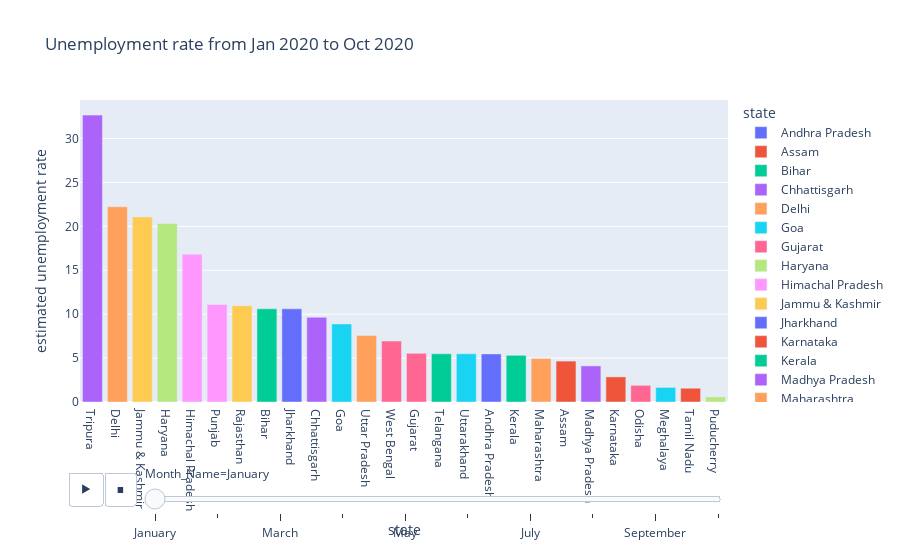

Notebook code cell kept with this figure:
### Code cell
#UnEmployment rate from jan to oct
fig = px.bar(df,x='state',y='estimated unemployment rate',animation_frame='Month_Name',color = 'state',
             title='Unemployment rate from Jan 2020 to Oct 2020')
fig.update_layout(xaxis = {'categoryorder':'total descending'})
fig.show()

### Figure 1 — Plotly figure (JSON) as saved in the notebook; plotly's stock layout.template omitted (floating-point values rounded to 4 significant figures)
{"data": [{"alignmentgroup": "True", "hovertemplate": "state=%{x}<br>Month_Name=January<br>estimated unemployment rate=%{y}<extra></extra>", "legendgroup": "Andhra Pradesh", "marker": {"color": "#636efa", "pattern": {"shape": ""}}, "name": "Andhra Pradesh", "offsetgroup": "Andhra Pradesh", "orientation": "v", "showlegend": true, "textposition": "auto", "type": "bar", "x": ["Andhra Pradesh"], "xaxis": "x", "y": [5.48], "yaxis": "y"}, {"alignmentgroup": "True", "hovertemplate": "state=%{x}<br>Month_Name=January<br>estimated unemployment rate=%{y}<extra></extra>", "legendgroup": "Assam", "marker": {"color": "#EF553B", "pattern": {"shape": ""}}, "name": "Assam", "offsetgroup": "Assam", "orientation": "v", "showlegend": true, "textposition": "auto", "type": "bar", "x": ["Assam"], "xaxis": "x", "y": [4.66], "yaxis": "y"}, {"alignmentgroup": "True", "hovertemplate": "state=%{x}<br>Month_Name=January<br>estimated unemployment rate=%{y}<extra></extra>", "legendgroup": "Bihar", "marker": {"color": "#00cc96", "pattern": {"shape": ""}}, "name": "Bihar", "offsetgroup": "Bihar", "orientation": "v", "showlegend": true, "textposition": "auto", "type": "bar", "x": ["Bihar"], "xaxis": "x", "y": [10.61], "yaxis": "y"}, {"alignmentgroup": "True", "hovertemplate": "state=%{x}<br>Month_Name=January<br>estimated unemployment rate=%{y}<extra></extra>", "legendgroup": "Chhattisgarh", "marker": {"color": "#ab63fa", "pattern": {"shape": ""}}, "name": "Chhattisgarh", "offsetgroup": "Chhattisgarh", "orientation": "v", "showlegend": true, "textposition": "auto", "type": "bar", "x": ["Chhattisgarh"], "xaxis": "x", "y": [9.65], "yaxis": "y"}, {"alignmentgroup": "True", "hovertemplate": "state=%{x}<br>Month_Name=January<br>estimated unemployment rate=%{y}<extra></extra>", "legendgroup": "Delhi", "marker": {"color": "#FFA15A", "pattern": {"shape": ""}}, "name": "Delhi", "offsetgroup": "Delhi", "orientation": "v", "showlegend": true, "textposition": "auto", "type": "bar", "x": ["Delhi"], "xaxis": "x", "y": [22.23], "yaxis": "y"}, {"alignmentgroup": "True", "hovertemplate": "state=%{x}<br>Month_Name=January<br>estimated unemployment rate=%{y}<extra></extra>", "legendgroup": "Goa", "marker": {"color": "#19d3f3", "pattern": {"shape": ""}}, "name": "Goa", "offsetgroup": "Goa", "orientation": "v", "showlegend": true, "textposition": "auto", "type": "bar", "x": ["Goa"], "xaxis": "x", "y": [8.89], "yaxis": "y"}, {"alignmentgroup": "True", "hovertemplate": "state=%{x}<br>Month_Name=January<br>estimated unemployment rate=%{y}<extra></extra>", "legendgroup": "Gujarat", "marker": {"color": "#FF6692", "pattern": {"shape": ""}}, "name": "Gujarat", "offsetgroup": "Gujarat", "orientation": "v", "showlegend": true, "textposition": "auto", "type": "bar", "x": ["Gujarat"], "xaxis": "x", "y": [5.54], "yaxis": "y"}, {"alignmentgroup": "True", "hovertemplate": "state=%{x}<br>Month_Name=January<br>estimated unemployment rate=%{y}<extra></extra>", "legendgroup": "Haryana", "marker": {"color": "#B6E880", "pattern": {"shape": ""}}, "name": "Haryana", "offsetgroup": "Haryana", "orientation": "v", "showlegend": true, "textposition": "auto", "type": "bar", "x": ["Haryana"], "xaxis": "x", "y": [20.34], "yaxis": "y"}, {"alignmentgroup": "True", "hovertemplate": "state=%{x}<br>Month_Name=January<br>estimated unemployment rate=%{y}<extra></extra>", "legendgroup": "Himachal Pradesh", "marker": {"color": "#FF97FF", "pattern": {"shape": ""}}, "name": "Himachal Pradesh", "offsetgroup": "Himachal Pradesh", "orientation": "v", "showlegend": true, "textposition": "auto", "type": "bar", "x": ["Himachal Pradesh"], "xaxis": "x", "y": [16.83], "yaxis": "y"}, {"alignmentgroup": "True", "hovertemplate": "state=%{x}<br>Month_Name=January<br>estimated unemployment rate=%{y}<extra></extra>", "legendgroup": "Jammu & Kashmir", "marker": {"color": "#FECB52", "pattern": {"shape": ""}}, "name": "Jammu & Kashmir", "offsetgroup": "Jammu & Kashmir", "orientation": "v", "showlegend": true, "textposition": "auto", "type": "bar", "x": ["Jammu & Kashmir"], "xaxis": "x", "y": [21.08], "yaxis": "y"}, {"alignmentgroup": "True", "hovertemplate": "state=%{x}<br>Month_Name=January<br>estimated unemployment rate=%{y}<extra></extra>", "legendgroup": "Jharkhand", "marker": {"color": "#636efa", "pattern": {"shape": ""}}, "name": "Jharkhand", "offsetgroup": "Jharkhand", "orientation": "v", "showlegend": true, "textposition": "auto", "type": "bar", "x": ["Jharkhand"], "xaxis": "x", "y": [10.61], "yaxis": "y"}, {"alignmentgroup": "True", "hovertemplate": "state=%{x}<br>Month_Name=January<br>estimated unemployment rate=%{y}<extra></extra>", "legendgroup": "Karnataka", "marker": {"color": "#EF553B", "pattern": {"shape": ""}}, "name": "Karnataka", "offsetgroup": "Karnataka", "orientation": "v", "showlegend": true, "textposition": "auto", "type": "bar", "x": ["Karnataka"], "xaxis": "x", "y": [2.86], "yaxis": "y"}, {"alignmentgroup": "True", "hovertemplate": "state=%{x}<br>Month_Name=January<br>estimated unemployment rate=%{y}<extra></extra>", "legendgroup": "Kerala", "marker": {"color": "#00cc96", "pattern": {"shape": ""}}, "name": "Kerala", "offsetgroup": "Kerala", "orientation": "v", "showlegend": true, "textposition": "auto", "type": "bar", "x": ["Kerala"], "xaxis": "x", "y": [5.31], "yaxis": "y"}, {"alignmentgroup": "True", "hovertemplate": "state=%{x}<br>Month_Name=January<br>estimated unemployment rate=%{y}<extra></extra>", "legendgroup": "Madhya Pradesh", "marker": {"color": "#ab63fa", "pattern": {"shape": ""}}, "name": "Madhya Pradesh", "offsetgroup": "Madhya Pradesh", "orientation": "v", "showlegend": true, "textposition": "auto", "type": "bar", "x": ["Madhya Pradesh"], "xaxis": "x", "y": [4.11], "yaxis": "y"}, {"alignmentgroup": "True", "hovertemplate": "state=%{x}<br>Month_Name=January<br>estimated unemployment rate=%{y}<extra></extra>", "legendgroup": "Maharashtra", "marker": {"color": "#FFA15A", "pattern": {"shape": ""}}, "name": "Maharashtra", "offsetgroup": "Maharashtra", "orientation": "v", "showlegend": true, "textposition": "auto", "type": "bar", "x": ["Maharashtra"], "xaxis": "x", "y": [4.95], "yaxis": "y"}, {"alignmentgroup": "True", "hovertemplate": "state=%{x}<br>Month_Name=January<br>estimated unemployment rate=%{y}<extra></extra>", "legendgroup": "Meghalaya", "marker": {"color": "#19d3f3", "pattern": {"shape": ""}}, "name": "Meghalaya", "offsetgroup": "Meghalaya", "orientation": "v", "showlegend": true, "textposition": "auto", "type": "bar", "x": ["Meghalaya"], "xaxis": "x", "y": [1.66], "yaxis": "y"}, {"alignmentgroup": "True", "hovertemplate": "state=%{x}<br>Month_Name=January<br>estimated unemployment rate=%{y}<extra></extra>", "legendgroup": "Odisha", "marker": {"color": "#FF6692", "pattern": {"shape": ""}}, "name": "Odisha", "offsetgroup": "Odisha", "orientation": "v", "showlegend": true, "textposition": "auto", "type": "bar", "x": ["Odisha"], "xaxis": "x", "y": [1.9], "yaxis": "y"}, {"alignmentgroup": "True", "hovertemplate": "state=%{x}<br>Month_Name=January<br>estimated unemployment rate=%{y}<extra></extra>", "legendgroup": "Puducherry", "marker": {"color": "#B6E880", "pattern": {"shape": ""}}, "name": "Puducherry", "offsetgroup": "Puducherry", "orientation": "v", "showlegend": true, "textposition": "auto", "type": "bar", "x": ["Puducherry"], "xaxis": "x", "y": [0.58], "yaxis": "y"}, {"alignmentgroup": "True", "hovertemplate": "state=%{x}<br>Month_Name=January<br>estimated unemployment rate=%{y}<extra></extra>", "legendgroup": "Punjab", "marker": {"color": "#FF97FF", "pattern": {"shape": ""}}, "name": "Punjab", "offsetgroup": "Punjab", "orientation": "v", "showlegend": true, "textposition": "auto", "type": "bar", "x": ["Punjab"], "xaxis": "x", "y": [11.11], "yaxis": "y"}, {"alignmentgroup": "True", "hovertemplate": "state=%{x}<br>Month_Name=January<br>estimated unemployment rate=%{y}<extra></extra>", "legendgroup": "Rajasthan", "marker": {"color": "#FECB52", "pattern": {"shape": ""}}, "name": "Rajasthan", "offsetgroup": "Rajasthan", "orientation": "v", "showlegend": true, "textposition": "auto", "type": "bar", "x": ["Rajasthan"], "xaxis": "x", "y": [10.97], "yaxis": "y"}, {"alignmentgroup": "True", "hovertemplate": "state=%{x}<br>Month_Name=January<br>estimated unemployment rate=%{y}<extra></extra>", "legendgroup": "Tamil Nadu", "marker": {"color": "#EF553B", "pattern": {"shape": ""}}, "name": "Tamil Nadu", "offsetgroup": "Tamil Nadu", "orientation": "v", "showlegend": true, "textposition": "auto", "type": "bar", "x": ["Tamil Nadu"], "xaxis": "x", "y": [1.57], "yaxis": "y"}, {"alignmentgroup": "True", "hovertemplate": "state=%{x}<br>Month_Name=January<br>estimated unemployment rate=%{y}<extra></extra>", "legendgroup": "Telangana", "marker": {"color": "#00cc96", "pattern": {"shape": ""}}, "name": "Telangana", "offsetgroup": "Telangana", "orientation": "v", "showlegend": true, "textposition": "auto", "type": "bar", "x": ["Telangana"], "xaxis": "x", "y": [5.49], "yaxis": "y"}, {"alignmentgroup": "True", "hovertemplate": "state=%{x}<br>Month_Name=January<br>estimated unemployment rate=%{y}<extra></extra>", "legendgroup": "Tripura", "marker": {"color": "#ab63fa", "pattern": {"shape": ""}}, "name": "Tripura", "offsetgroup": "Tripura", "orientation": "v", "showlegend": true, "textposition": "auto", "type": "bar", "x": ["Tripura"], "xaxis": "x", "y": [32.67], "yaxis": "y"}, {"alignmentgroup": "True", "hovertemplate": "state=%{x}<br>Month_Name=January<br>estimated unemployment rate=%{y}<extra></extra>", "legendgroup": "Uttar Pradesh", "marker": {"color": "#FFA15A", "pattern": {"shape": ""}}, "name": "Uttar Pradesh", "offsetgroup": "Uttar Pradesh", "orientation": "v", "showlegend": true, "textposition": "auto", "type": "bar", "x": ["Uttar Pradesh"], "xaxis": "x", "y": [7.58], "yaxis": "y"}, {"alignmentgroup": "True", "hovertemplate": "state=%{x}<br>Month_Name=January<br>estimated unemployment rate=%{y}<extra></extra>", "legendgroup": "Uttarakhand", "marker": {"color": "#19d3f3", "pattern": {"shape": ""}}, "name": "Uttarakhand", "offsetgroup": "Uttarakhand", "orientation": "v", "showlegend": true, "textposition": "auto", "type": "bar", "x": ["Uttarakhand"], "xaxis": "x", "y": [5.49], "yaxis": "y"}, {"alignmentgroup": "True", "hovertemplate": "state=%{x}<br>Month_Name=January<br>estimated unemployment rate=%{y}<extra></extra>", "legendgroup": "West Bengal", "marker": {"color": "#FF6692", "pattern": {"shape": ""}}, "name": "West Bengal", "offsetgroup": "West Bengal", "orientation": "v", "showlegend": true, "textposition": "auto", "type": "bar", "x": ["West Bengal"], "xaxis": "x", "y": [6.94], "yaxis": "y"}], "layout": {"autosize": true, "barmode": "relative", "legend": {"title": {"text": "state"}, "tracegroupgap": 0}, "sliders": [{"active": 0, "currentvalue": {"prefix": "Month_Name="}, "len": 0.9, "pad": {"b": 10, "t": 60}, "steps": [{"args": [["January"], {"frame": {"duration": 0, "redraw": true}, "fromcurrent": true, "mode": "immediate", "transition": {"duration": 0, "easing": "linear"}}], "label": "January", "method": "animate"}, {"args": [["February"], {"frame": {"duration": 0, "redraw": true}, "fromcurrent": true, "mode": "immediate", "transition": {"duration": 0, "easing": "linear"}}], "label": "February", "method": "animate"}, {"args": [["March"], {"frame": {"duration": 0, "redraw": true}, "fromcurrent": true, "mode": "immediate", "transition": {"duration": 0, "easing": "linear"}}], "label": "March", "method": "animate"}, {"args": [["April"], {"frame": {"duration": 0, "redraw": true}, "fromcurrent": true, "mode": "immediate", "transition": {"duration": 0, "easing": "linear"}}], "label": "April", "method": "animate"}, {"args": [["May"], {"frame": {"duration": 0, "redraw": true}, "fromcurrent": true, "mode": "immediate", "transition": {"duration": 0, "easing": "linear"}}], "label": "May", "method": "animate"}, {"args": [["June"], {"frame": {"duration": 0, "redraw": true}, "fromcurrent": true, "mode": "immediate", "transition": {"duration": 0, "easing": "linear"}}], "label": "June", "method": "animate"}, {"args": [["July"], {"frame": {"duration": 0, "redraw": true}, "fromcurrent": true, "mode": "immediate", "transition": {"duration": 0, "easing": "linear"}}], "label": "July", "method": "animate"}, {"args": [["August"], {"frame": {"duration": 0, "redraw": true}, "fromcurrent": true, "mode": "immediate", "transition": {"duration": 0, "easing": "linear"}}], "label": "August", "method": "animate"}, {"args": [["September"], {"frame": {"duration": 0, "redraw": true}, "fromcurrent": true, "mode": "immediate", "transition": {"duration": 0, "easing": "linear"}}], "label": "September", "method": "animate"}, {"args": [["October"], {"frame": {"duration": 0, "redraw": true}, "fromcurrent": true, "mode": "immediate", "transition": {"duration": 0, "easing": "linear"}}], "label": "October", "method": "animate"}], "x": 0.1, "xanchor": "left", "y": 0, "yanchor": "top"}], "title": {"text": "Unemployment rate from Jan 2020 to Oct 2020"}, "updatemenus": [{"buttons": [{"args": [null, {"frame": {"duration": 500, "redraw": true}, "fromcurrent": true, "mode": "immediate", "transition": {"duration": 500, "easing": "linear"}}], "label": "&#9654;", "method": "animate"}, {"args": [[null], {"frame": {"duration": 0, "redraw": true}, "fromcurrent": true, "mode": "immediate", "transition": {"duration": 0, "easing": "linear"}}], "label": "&#9724;", "method": "animate"}], "direction": "left", "pad": {"r": 10, "t": 70}, "showactive": false, "type": "buttons", "x": 0.1, "xanchor": "right", "y": 0, "yanchor": "top"}], "xaxis": {"anchor": "y", "autorange": true, "categoryarray": ["Andhra Pradesh", "Assam", "Bihar", "Chhattisgarh", "Delhi", "Goa", "Gujarat", "Haryana", "Himachal Pradesh", "Jammu & Kashmir", "Jharkhand", "Karnataka", "Kerala", "Madhya Pradesh", "Maharashtra", "Meghalaya", "Odisha", "Puducherry", "Punjab", "Rajasthan", "Sikkim", "Tamil Nadu", "Telangana", "Tripura", "Uttar Pradesh", "Uttarakhand", "West Bengal"], "categoryorder": "total descending", "domain": [0, 1], "range": [-0.5, 25.5], "title": {"text": "state"}, "type": "category"}, "yaxis": {"anchor": "x", "autorange": true, "domain": [0, 1], "range": [0, 31.53], "title": {"text": "estimated unemployment rate"}, "type": "linear"}}}
